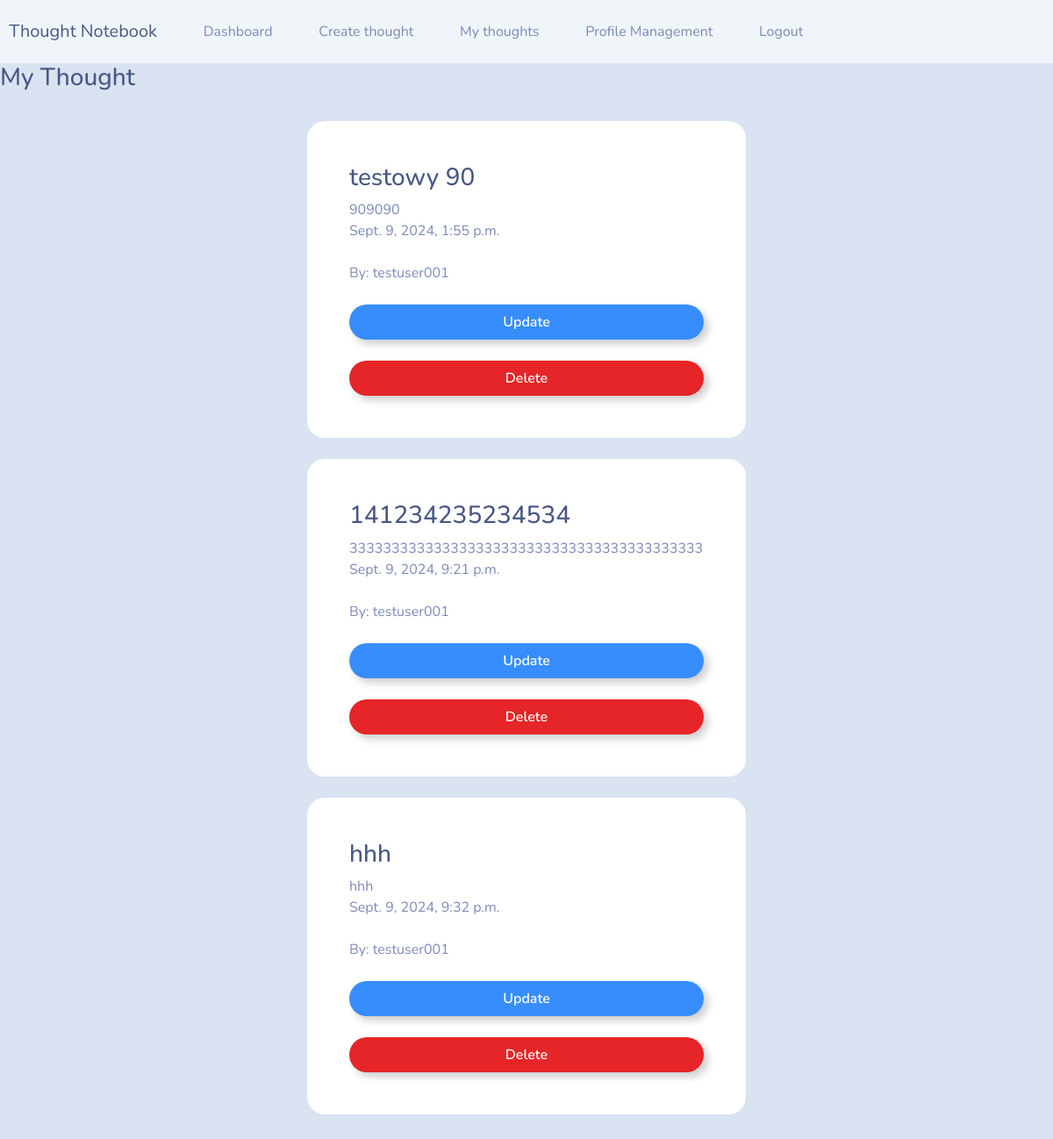
/my_thoughts (signed in), run on the app's committed database.
### journal/models.py (models this page shows)
class Thought(models.Model):
    title = models.CharField(max_length=150)
    content = models.CharField(max_length=400)
    date_posted = models.DateTimeField(auto_now_add=True)
    user = models.ForeignKey(User, max_length=30, on_delete=models.CASCADE, null=True)

### journal/views.py (the view)
# urls.py: path("my_thoughts", views.my_thoughts, name="my_thoughts"),
@login_required(login_url='my_login')
def my_thoughts(request):
    current_user =  request.user.id
    thought = Thought.objects.all().filter(user=current_user)
    context = { 'AllThoughts': thought   }
    return render(request,'journal/my_thoughts.html', context )

### journal/templates/journal/my_thoughts.html
{% extends 'journal/navbar.html' %}
{% block content %}
<h3> My Thought </h3>
<br>
{% for thought in AllThoughts %}
<div class="container bg-white shadow-md p-5 form-layout">
    <h3> {{thought.title}} </h3>
    {{thought.content}}
    <br>
    {{thought.date_posted}}
    <br>
    <br>
    By: {{thought.user}}
    <br>
    <br>
    <a class="btn btn-outline-primary btn-md w-100 btn-block p-2" href="{% url  'update_thought' thought.id %}"> Update
    </a>
    <br>
    <br>
    <a class="btn btn-outline-danger btn-md w-100 btn-block p-2" href="{% url  'delete_thought' thought.id %}"> Delete
    </a>
</div>
<br>
{% endfor %}
<br>
{% endblock %}

### static/css/styles.css (style rules this page uses)
.form-layout { border-radius: 20px; width: 500px; }

### data on the page
Thought: title "testowy 90", content "909090", date_posted "Sept. 9, 2024, 1:55 p.m.", user "testuser001"
Thought: title "141234235234534", content "333333333333333333333333333333333333333333", date_posted "Sept. 9, 2024, 9:21 p.m.", user "testuser001"
Thought: title "hhh", content "hhh", date_posted "Sept. 9, 2024, 9:32 p.m.", user "testuser001"
